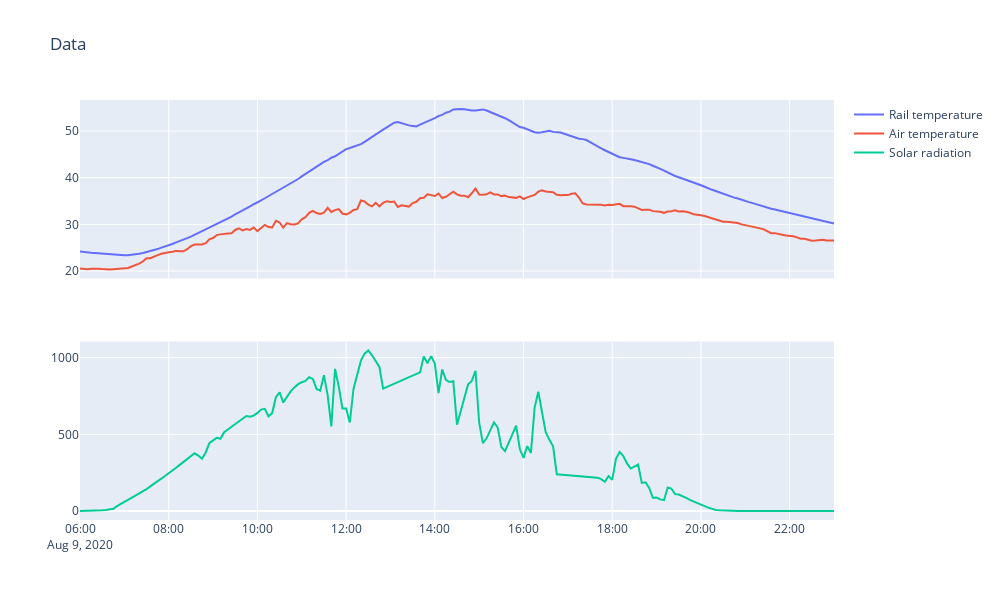

The notebook cell this image was saved under:
### Markdown cell above
# Data Selecting

Ploting the dataframe help analyzing if there is any missing or anormal value

### Code cell
fig = make_subplots(rows=2,cols=1,shared_xaxes=True)

fig.add_trace(go.Scatter(y=df['RT1'],x=df.index,name='Rail temperature'),row=1,col=1)
fig.add_trace(go.Scatter(y=df['TA'],x=df.index,name='Air temperature'),row=1,col=1)

fig.add_trace(go.Scatter(y=df['SR'],x=df.index,name='Solar radiation'),row=2,col=1)

fig.update_layout(height=600, width=1000, title_text="Data")

fig.show()

### Figure 1 — Plotly figure (JSON) as saved in the notebook; plotly's stock layout.template omitted (floating-point values rounded to 4 significant figures; data arrays with more than 128 entries replaced by an {"elided": "..."} marker saying what was removed)
{"data": [{"name": "Rail temperature", "type": "scatter", "x": {"elided": "205 str values"}, "xaxis": "x", "y": {"elided": "205 float values"}, "yaxis": "y"}, {"name": "Air temperature", "type": "scatter", "x": {"elided": "205 str values"}, "xaxis": "x", "y": {"elided": "205 float values"}, "yaxis": "y"}, {"name": "Solar radiation", "type": "scatter", "x": {"elided": "205 str values"}, "xaxis": "x2", "y": {"elided": "205 float values"}, "yaxis": "y2"}], "layout": {"height": 600, "title": {"text": "Data"}, "width": 1000, "xaxis": {"anchor": "y", "autorange": true, "domain": [0, 1], "matches": "x2", "range": ["2020-08-09 06:00", "2020-08-09 23:00"], "showticklabels": false, "type": "date"}, "xaxis2": {"anchor": "y2", "autorange": true, "domain": [0, 1], "range": ["2020-08-09 06:00", "2020-08-09 23:00"], "type": "date"}, "yaxis": {"anchor": "x", "autorange": true, "domain": [0.575, 1], "range": [18.4, 56.66], "type": "linear"}, "yaxis2": {"anchor": "x2", "autorange": true, "domain": [0, 0.425], "range": [-58.18, 1105.0], "type": "linear"}}}
